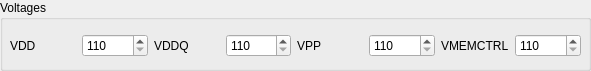
         <widget class="QGroupBox" name="groupBoxVoltages_XMPU1">
          <property name="geometry">
           <rect>
            <x>10</x>
            <y>290</y>
            <width>591</width>
            <height>71</height>
           </rect>
          </property>
          <property name="title">
           <string>Voltages</string>
          </property>
          <widget class="QWidget" name="gridLayoutWidget_23">
           <property name="geometry">
            <rect>
             <x>10</x>
             <y>30</y>
             <width>571</width>
             <height>31</height>
            </rect>
           </property>
           <layout class="QGridLayout" name="gridLayoutVoltages_XMPU1">
            <item row="0" column="4">
             <widget class="QLabel" name="lVPP_XMPU1">
              <property name="text">
               <string>VPP</string>
              </property>
             </widget>
            </item>
            <item row="0" column="2">
             <widget class="QLabel" name="lVDDQ_XMPU1">
              <property name="text">
               <string>VDDQ</string>
              </property>
             </widget>
            </item>
            <item row="0" column="0">
             <widget class="QLabel" name="lVDD_XMPU1">
              <property name="text">
               <string>VDD</string>
              </property>
             </widget>
            </item>
            <item row="0" column="5">
             <widget class="QSpinBox" name="sbVPP_XMPU1">
              <property name="minimum">
               <number>110</number>
              </property>
              <property name="maximum">
               <number>200</number>
              </property>
              <property name="singleStep">
               <number>5</number>
              </property>
             </widget>
            </item>
            <item row="0" column="3">
             <widget class="QSpinBox" name="sbVDDQ_XMPU1">
              <property name="minimum">
               <number>110</number>
              </property>
              <property name="maximum">
               <number>200</number>
              </property>
              <property name="singleStep">
               <number>5</number>
              </property>
             </widget>
            </item>
            <item row="0" column="1">
             <widget class="QSpinBox" name="sbVDD_XMPU1">
              <property name="minimum">
               <number>110</number>
              </property>
              <property name="maximum">
               <number>200</number>
              </property>
              <property name="singleStep">
               <number>5</number>
              </property>
             </widget>
            </item>
            <item row="0" column="6">
             <widget class="QLabel" name="lVMEMCTRL_XMPU1">
              <property name="text">
               <string>VMEMCTRL</string>
              </property>
             </widget>
            </item>
            <item row="0" column="7">
             <widget class="QSpinBox" name="sbVmemctrl_XMPU1">
              <property name="minimum">
               <number>110</number>
              </property>
              <property name="maximum">
               <number>200</number>
              </property>
              <property name="singleStep">
               <number>5</number>
              </property>
             </widget>
            </item>
           </layout>
          </widget>
         </widget>
